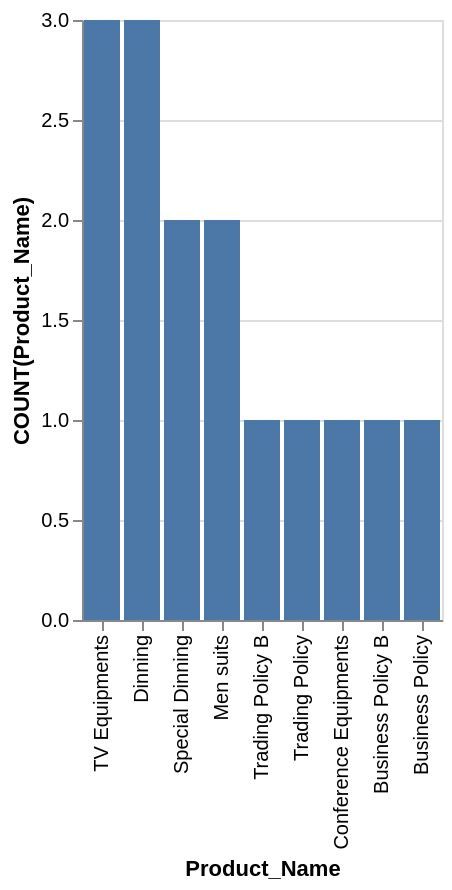

This figure's Vega-Lite source:
### Vega-Lite specification from a JSON file in a GitHub repository (floating-point values rounded to 4 significant figures)
{"data": {"values": [{"x_data": "TV Equipments", "y_data": 3}, {"x_data": "Dinning", "y_data": 3}, {"x_data": "Special Dinning", "y_data": 2}, {"x_data": "Men suits", "y_data": 2}, {"x_data": "Trading Policy B", "y_data": 1}, {"x_data": "Trading Policy", "y_data": 1}, {"x_data": "Conference Equipments", "y_data": 1}, {"x_data": "Business Policy B", "y_data": 1}, {"x_data": "Business Policy", "y_data": 1}]}, "mark": "bar", "encoding": {"x": {"field": "x_data", "type": "nominal", "title": "Product_Name", "sort": {"op": "sum", "field": "y_data", "order": "descending"}}, "y": {"field": "y_data", "type": "quantitative", "title": "COUNT(Product_Name)"}}}
